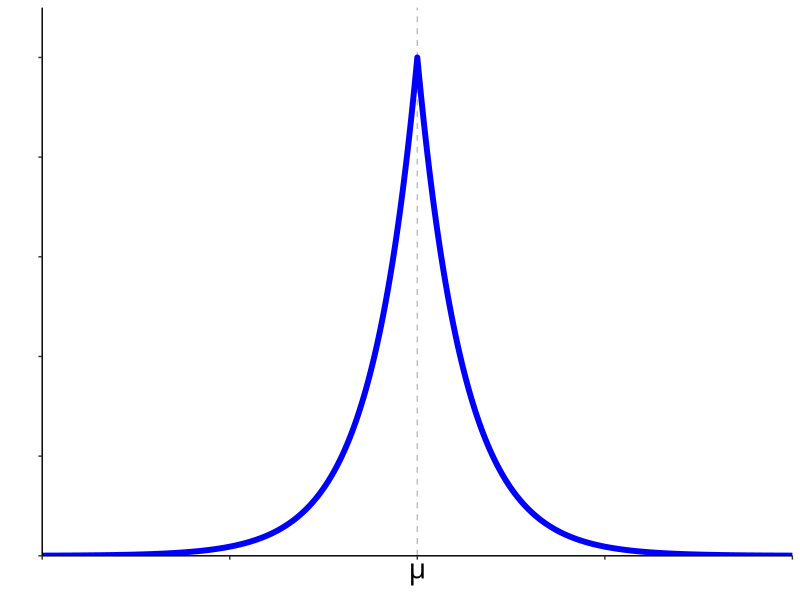
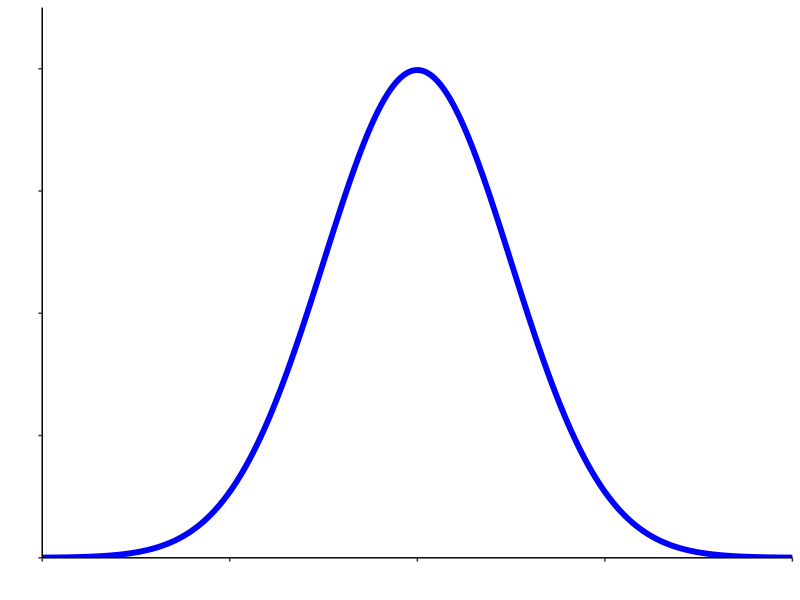
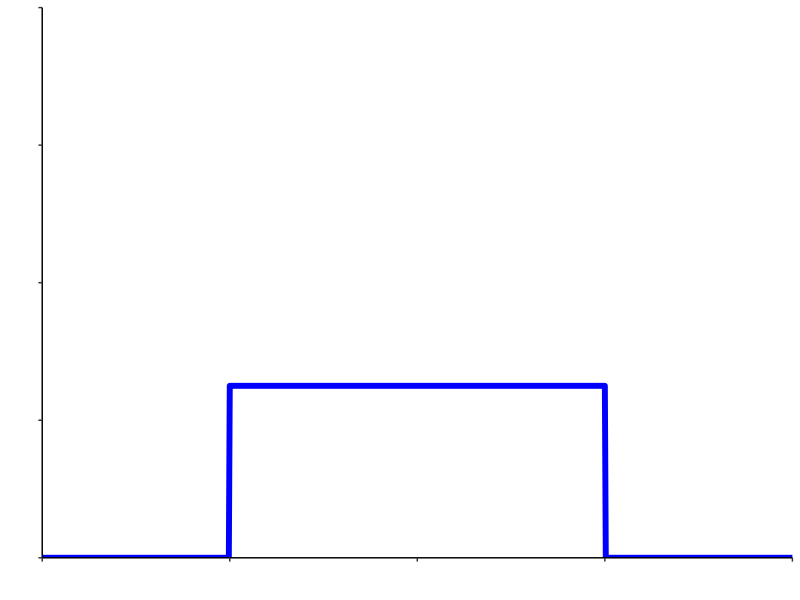
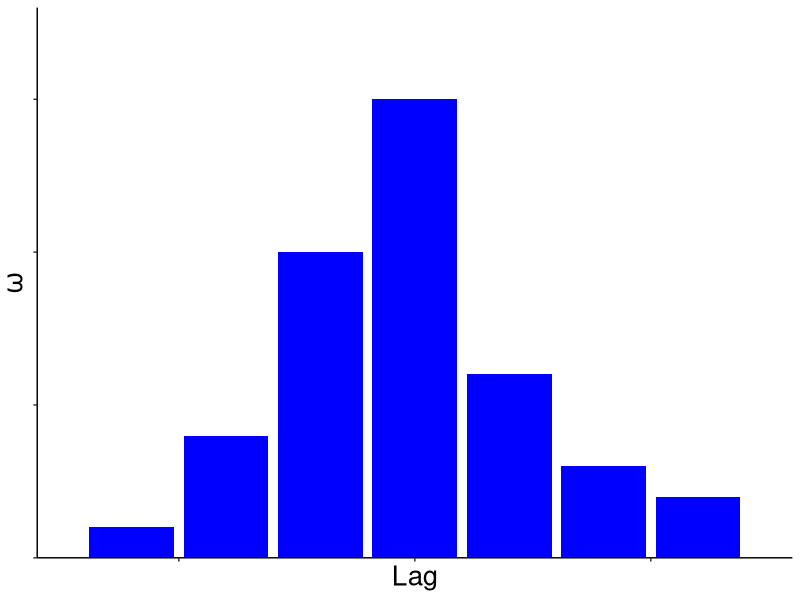
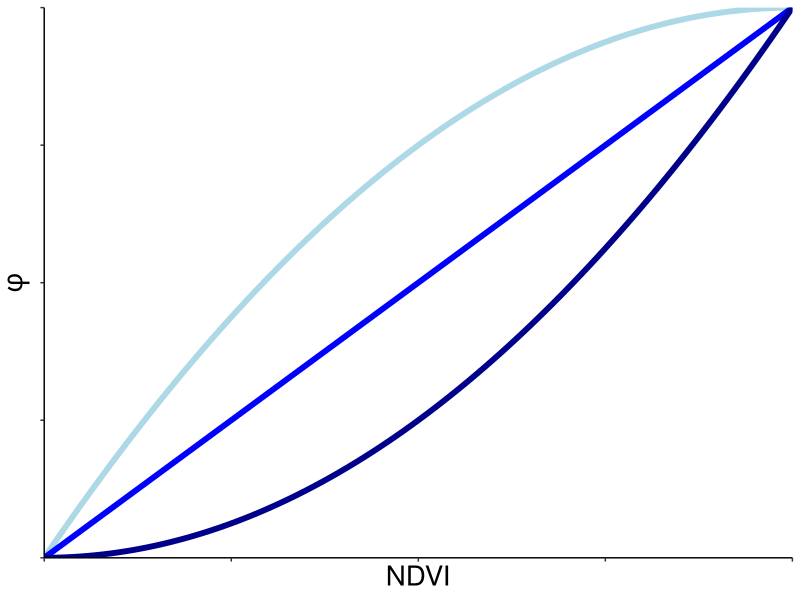

Source code (R) for these figures, in order:
### Schematic Plots
### 

# This script is to create basic plots for use in the schematic of the SAM
# method

# Clean up
rm(list=ls())

# Source libraries
library(ggplot2)

## *****************************************************************************
## Laplace Plot

# Create data frame
x = seq(-8,8, by = 0.01)
y = 0.5*exp(-(abs(x)))
df = data.frame("x"=x,"y"=y)
# Create plot
LaplacePlot = ggplot(df) +
  geom_vline(xintercept=0,size=0.5,color="gray",linetype='dashed') +
  geom_line(aes(x,y),size= 2, color = "blue") +
  theme_classic() +
  xlab(expression(mu)) +
  ylab("") +
  coord_cartesian(xlim=c(-8,8),ylim=c(0,0.55),expand = 0) +
  theme(axis.text.x = element_blank(),
  axis.text.y = element_blank(),
  text = element_text(size=20))

# Save as 300x300
LaplacePlot


## *****************************************************************************
## Normal Plot

# Create data frame
x = seq(-4,4, by = 0.01)
y = (1/sqrt(2*pi))*exp(-0.5*x^2)
df = data.frame("x"=x,"y"=y)
# Create plot
NormalPlot = ggplot(df) +
  geom_line(aes(x,y),size= 2, color = "blue") +
  theme_classic() +
  xlab("") +
  ylab("") +
  coord_cartesian(xlim=c(-4,4),ylim=c(0,0.45),expand = 0) +
  theme(axis.text.x = element_blank(),
        axis.text.y = element_blank(),
        text = element_text(size=20))

# Save as 300x300
NormalPlot


## *****************************************************************************
## Uniform Plot

# Create data frame
x = seq(-4,4, by = 0.01)
y = c(rep(0,length(x)/4),rep(1/(max(x)-min(x)),length(x)/2+1),rep(0,length(x)/4))
df = data.frame("x"=x,"y"=y)
# Create plot
UniformPlot = ggplot(df) +
  geom_line(aes(x,y),size= 2, color = "blue") +
  theme_classic() +
  xlab("") +
  ylab("") +
  coord_cartesian(xlim=c(-4,4),ylim=c(0,0.4),expand = 0) +
  theme(axis.text.x = element_blank(),
        axis.text.y = element_blank(),
        text = element_text(size=20))

# Save as 300x300
UniformPlot



## *****************************************************************************
## Omega Plot

# Create data frame
x = 1:8
y = c(0,1,4,10,15,6,3,2)
df = data.frame("x"=x,"y"=y)
# Create plot
OmegaPlot = ggplot(df) +
  geom_bar(aes(x,y),stat="identity", fill = "blue") +
  theme_classic() +
  xlab("Lag") +
  ylab(expression(omega)) +
  coord_cartesian(xlim=c(1,9),ylim=c(0,18),expand = 0) +
  theme(axis.text.x = element_blank(),
        axis.text.y = element_blank(),
        text = element_text(size=20))

# Save as 300x300
OmegaPlot


## *****************************************************************************
## Phi Plot

# Create data frame
x = seq(0,1,by=0.01)
ymin = (1+1-x)*x
y = x
ymax = (1-1+x)*x 
df = data.frame("x"=x,"ymin"=ymin,"y"=y,"ymax"=ymax)
# Create plot
PhiPlot = ggplot(df) +
  geom_line(aes(x,ymin),color="lightblue",size=2) +
  geom_line(aes(x,y),color="blue",size=2) +
  geom_line(aes(x,ymax),color="darkblue",size=2) +
  theme_classic() +
  xlab("NDVI") +
  ylab(expression(phi)) +
  coord_cartesian(xlim=c(0,1),ylim=c(0,1),expand = 0) +
  theme(axis.text.x = element_blank(),
        axis.text.y = element_blank(),
        text = element_text(size=20))

# Save as 300x300
PhiPlot
